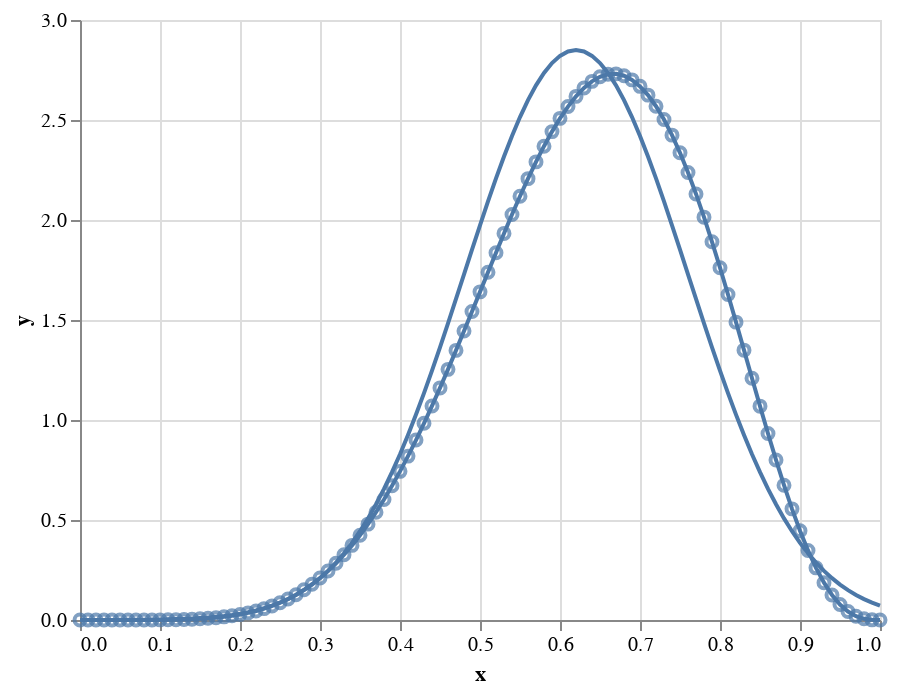

Notebook code for this chart:
### Code cell
base = alt.Chart( d2df( {'x':x, 'y': np.exp(dist.Beta(W + 1, L + 1).log_prob(x))}) ).encode(
x='x:Q',
y='y:Q')
df = d2df([x, np.exp(dist.Normal(0.62, 0.14).log_prob(x)) ] )
normal = alt.Chart(df).mark_line().encode(
    x='x:Q',
    y='y:Q'
)

base.mark_point() + base.mark_line() + normal

### Figure 1 — Vega-Lite specification as saved in the notebook (floating-point values rounded to 4 significant figures)
{"config": {"view": {"continuousWidth": 400, "continuousHeight": 300}}, "layer": [{"mark": "point", "encoding": {"x": {"type": "quantitative", "field": "x"}, "y": {"type": "quantitative", "field": "y"}}}, {"mark": "line", "encoding": {"x": {"type": "quantitative", "field": "x"}, "y": {"type": "quantitative", "field": "y"}}}, {"data": {"name": "data-1a6564764193ae017c379305a5e7b033"}, "mark": "line", "encoding": {"x": {"type": "quantitative", "field": "x"}, "y": {"type": "quantitative", "field": "y"}}}], "data": {"name": "data-99e785c8cadae809563612e5b37742e7"}, "$schema": "https://vega.github.io/schema/vega-lite/v4.8.1.json", "datasets": {"data-99e785c8cadae809563612e5b37742e7": [{"x": 0.0, "y": 0.0}, {"x": 0.01, "y": 8.151e-10}, {"x": 0.02, "y": 5.06e-08}, {"x": 0.03, "y": 5.589e-07}, {"x": 0.04, "y": 3.044e-06}, {"x": 0.05, "y": 1.125e-05}, {"x": 0.06, "y": 3.255e-05}, {"x": 0.07, "y": 7.949e-05}, {"x": 0.08, "y": 0.0001715}, {"x": 0.09, "y": 0.0003364}, {"x": 0.1, "y": 0.0006124}, {"x": 0.11, "y": 0.001049}, {"x": 0.12, "y": 0.001709}, {"x": 0.13, "y": 0.00267}, {"x": 0.14, "y": 0.004023}, {"x": 0.15, "y": 0.005876}, {"x": 0.16, "y": 0.008353}, {"x": 0.17, "y": 0.01159}, {"x": 0.18, "y": 0.01575}, {"x": 0.19, "y": 0.021}, {"x": 0.2, "y": 0.02753}, {"x": 0.21, "y": 0.03552}, {"x": 0.22, "y": 0.0452}, {"x": 0.23, "y": 0.05677}, {"x": 0.24, "y": 0.07047}, {"x": 0.25, "y": 0.08652}, {"x": 0.26, "y": 0.1052}, {"x": 0.27, "y": 0.1266}, {"x": 0.28, "y": 0.1511}, {"x": 0.29, "y": 0.1788}, {"x": 0.3, "y": 0.21}, {"x": 0.31, "y": 0.2449}, {"x": 0.32, "y": 0.2836}, {"x": 0.33, "y": 0.3263}, {"x": 0.34, "y": 0.3731}, {"x": 0.35, "y": 0.4241}, {"x": 0.36, "y": 0.4793}, {"x": 0.37, "y": 0.5389}, {"x": 0.38, "y": 0.6028}, {"x": 0.39, "y": 0.6709}, {"x": 0.4, "y": 0.7432}, {"x": 0.41, "y": 0.8195}, {"x": 0.42, "y": 0.8996}, {"x": 0.43, "y": 0.9834}, {"x": 0.44, "y": 1.07}, {"x": 0.45, "y": 1.16}, {"x": 0.46, "y": 1.253}, {"x": 0.47, "y": 1.348}, {"x": 0.48, "y": 1.445}, {"x": 0.49, "y": 1.542}, {"x": 0.5, "y": 1.641}, {"x": 0.51, "y": 1.739}, {"x": 0.52, "y": 1.837}, {"x": 0.53, "y": 1.933}, {"x": 0.54, "y": 2.027}, {"x": 0.55, "y": 2.119}, {"x": 0.56, "y": 2.207}, {"x": 0.57, "y": 2.291}, {"x": 0.58, "y": 2.369}, {"x": 0.59, "y": 2.442}, {"x": 0.6, "y": 2.508}, {"x": 0.61, "y": 2.567}, {"x": 0.62, "y": 2.618}, {"x": 0.63, "y": 2.66}, {"x": 0.64, "y": 2.693}, {"x": 0.65, "y": 2.716}, {"x": 0.66, "y": 2.729}, {"x": 0.67, "y": 2.731}, {"x": 0.68, "y": 2.721}, {"x": 0.69, "y": 2.701}, {"x": 0.7, "y": 2.668}, {"x": 0.71, "y": 2.624}, {"x": 0.72, "y": 2.569}, {"x": 0.73, "y": 2.502}, {"x": 0.74, "y": 2.424}, {"x": 0.75, "y": 2.336}, {"x": 0.76, "y": 2.238}, {"x": 0.77, "y": 2.13}, {"x": 0.78, "y": 2.014}, {"x": 0.79, "y": 1.891}, {"x": 0.8, "y": 1.762}, {"x": 0.81, "y": 1.627}, {"x": 0.82, "y": 1.489}, {"x": 0.83, "y": 1.349}, {"x": 0.84, "y": 1.209}, {"x": 0.85, "y": 1.069}, {"x": 0.86, "y": 0.9325}, {"x": 0.87, "y": 0.8002}, {"x": 0.88, "y": 0.6741}, {"x": 0.89, "y": 0.5556}, {"x": 0.9, "y": 0.4464}, {"x": 0.91, "y": 0.3477}, {"x": 0.92, "y": 0.2608}, {"x": 0.93, "y": 0.1864}, {"x": 0.94, "y": 0.1252}, {"x": 0.95, "y": 0.07718}, {"x": 0.96, "y": 0.04208}, {"x": 0.97, "y": 0.01889}, {"x": 0.98, "y": 0.005953}, {"x": 0.99, "y": 0.0007909}, {"x": 1.0, "y": 0.0}], "data-1a6564764193ae017c379305a5e7b033": [{"x": 0.0, "y": 0.000157}, {"x": 0.01, "y": 0.0002149}, {"x": 0.02, "y": 0.0002927}, {"x": 0.03, "y": 0.0003965}, {"x": 0.04, "y": 0.0005344}, {"x": 0.05, "y": 0.0007165}, {"x": 0.06, "y": 0.0009559}, {"x": 0.07, "y": 0.001269}, {"x": 0.08, "y": 0.001676}, {"x": 0.09, "y": 0.002201}, {"x": 0.1, "y": 0.002878}, {"x": 0.11, "y": 0.003742}, {"x": 0.12, "y": 0.004842}, {"x": 0.13, "y": 0.006233}, {"x": 0.14, "y": 0.007984}, {"x": 0.15, "y": 0.01017}, {"x": 0.16, "y": 0.0129}, {"x": 0.17, "y": 0.01627}, {"x": 0.18, "y": 0.02041}, {"x": 0.19, "y": 0.02549}, {"x": 0.2, "y": 0.03166}, {"x": 0.21, "y": 0.03912}, {"x": 0.22, "y": 0.0481}, {"x": 0.23, "y": 0.05884}, {"x": 0.24, "y": 0.07161}, {"x": 0.25, "y": 0.08671}, {"x": 0.26, "y": 0.1045}, {"x": 0.27, "y": 0.1252}, {"x": 0.28, "y": 0.1493}, {"x": 0.29, "y": 0.1771}, {"x": 0.3, "y": 0.2091}, {"x": 0.31, "y": 0.2455}, {"x": 0.32, "y": 0.2869}, {"x": 0.33, "y": 0.3335}, {"x": 0.34, "y": 0.3856}, {"x": 0.35, "y": 0.4437}, {"x": 0.36, "y": 0.508}, {"x": 0.37, "y": 0.5786}, {"x": 0.38, "y": 0.6556}, {"x": 0.39, "y": 0.7391}, {"x": 0.4, "y": 0.829}, {"x": 0.41, "y": 0.9251}, {"x": 0.42, "y": 1.027}, {"x": 0.43, "y": 1.135}, {"x": 0.44, "y": 1.247}, {"x": 0.45, "y": 1.363}, {"x": 0.46, "y": 1.483}, {"x": 0.47, "y": 1.605}, {"x": 0.48, "y": 1.728}, {"x": 0.49, "y": 1.852}, {"x": 0.5, "y": 1.974}, {"x": 0.51, "y": 2.093}, {"x": 0.52, "y": 2.208}, {"x": 0.53, "y": 2.318}, {"x": 0.54, "y": 2.42}, {"x": 0.55, "y": 2.515}, {"x": 0.56, "y": 2.6}, {"x": 0.57, "y": 2.674}, {"x": 0.58, "y": 2.736}, {"x": 0.59, "y": 2.785}, {"x": 0.6, "y": 2.821}, {"x": 0.61, "y": 2.842}, {"x": 0.62, "y": 2.85}, {"x": 0.63, "y": 2.842}, {"x": 0.64, "y": 2.821}, {"x": 0.65, "y": 2.785}, {"x": 0.66, "y": 2.736}, {"x": 0.67, "y": 2.674}, {"x": 0.68, "y": 2.6}, {"x": 0.69, "y": 2.515}, {"x": 0.7, "y": 2.42}, {"x": 0.71, "y": 2.318}, {"x": 0.72, "y": 2.208}, {"x": 0.73, "y": 2.093}, {"x": 0.74, "y": 1.974}, {"x": 0.75, "y": 1.852}, {"x": 0.76, "y": 1.728}, {"x": 0.77, "y": 1.605}, {"x": 0.78, "y": 1.483}, {"x": 0.79, "y": 1.363}, {"x": 0.8, "y": 1.247}, {"x": 0.81, "y": 1.135}, {"x": 0.82, "y": 1.027}, {"x": 0.83, "y": 0.9251}, {"x": 0.84, "y": 0.829}, {"x": 0.85, "y": 0.7391}, {"x": 0.86, "y": 0.6556}, {"x": 0.87, "y": 0.5786}, {"x": 0.88, "y": 0.508}, {"x": 0.89, "y": 0.4437}, {"x": 0.9, "y": 0.3856}, {"x": 0.91, "y": 0.3335}, {"x": 0.92, "y": 0.2869}, {"x": 0.93, "y": 0.2455}, {"x": 0.94, "y": 0.2091}, {"x": 0.95, "y": 0.1771}, {"x": 0.96, "y": 0.1493}, {"x": 0.97, "y": 0.1252}, {"x": 0.98, "y": 0.1045}, {"x": 0.99, "y": 0.08671}, {"x": 1.0, "y": 0.07161}]}}
